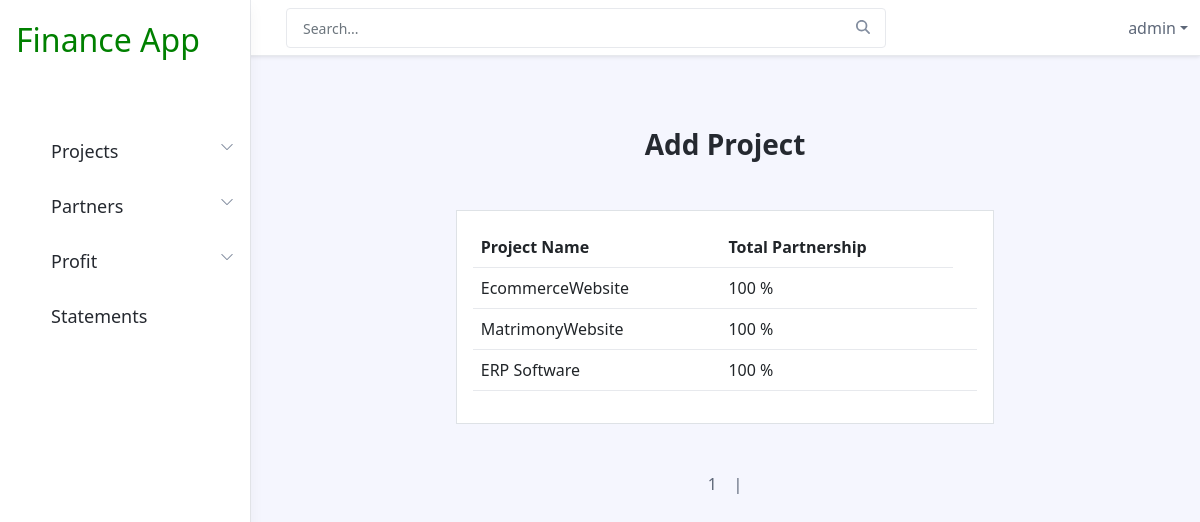
/viewproject/ (signed in), run on the app's committed database.
### financeadmin/models.py (models this page shows, shortened)
class project(models.Model):
    name=models.CharField(max_length=30)

### financeadmin/views.py (the view)
# urls.py: path('viewproject/', views.fnviewproject,name="viewproject"),
@login_required(login_url="/login/")
def fnviewproject(request):
    projects=project.objects.all()
    sum_dict={}
    sum_list=[]
    for i in projects:
        sum1=partnership.objects.filter(project=i.id).aggregate(mysum=Sum('partnership'))['mysum'] or 0.00
        sum_dict['name']=i.name
        sum_dict['sum']=sum1
        sum_list.append(sum_dict.copy())
        sum_dict={}
    paginator=Paginator(projects,3)
    page_num=request.GET.get('page')
    page_obj=paginator.get_page(page_num)
    context={'page':page_obj,'sum_list':sum_list}
    return render(request,"viewproject.html",context)

### financeadmin/templates/viewproject.html (shortened to what this page needs)
{% extends 'includes/navbar.html' %}
{% block content %}
{% load custom_templates %}
<div class="app-wrapper">
    <div class="app-content pt-3 p-md-3 p-lg-4">
        <div class="container-xl">
<div class="col-sm-8 col-lg-9 container ">
    <h3 class="text-center mt-5">Add Project</h3>
    <div class="row m-5 p-3 border bg-white">
        <table class="table ">
            <tr>
                <th>Project Name</th>
                <th>Total Partnership</th>
            </tr>
            {% for pages in page %}
            <tr>
                <td>{{pages.name}}</td>
                <td>
                    {% for summations in sum_list%}
                    {% if summations.name == pages.name%}
                    {{summations.sum}} %
                    {% endif%}
                    {% endfor%}
            </td>
                <td>
                </td>
            </tr>
            {% endfor %}
        </table>
    </div>
    <div class="row mt-5">
                <center>
                <span class="m-3">{{page.number}} &nbsp;&nbsp;  |</span>
                </center>
    </div>
</div>
</div>
</div>
</div>
{% endblock %}

### financeadmin/templates/includes/navbar.html (shortened to what this page needs)
{% load static %}
<!DOCTYPE html>
<html lang="en">
<head>
    <link href="https://cdn.jsdelivr.net/npm/bootstrap@5.0.2/dist/css/bootstrap.min.css" rel="stylesheet">
    <link rel="stylesheet" href="{% static 'css/style.css' %}">
    <link id="theme-style" rel="stylesheet" href="{% static 'css/portal.css' %}">
</head>
<body class="app">
    <header class="app-header fixed-top">
        <div class="app-header-inner">
	        <div class="container-fluid py-2">
		        <div class="app-header-content">
		            <div class="row justify-content-between align-items-center">
		            <div class="app-search-box col">
		                <form class="app-search-form">
							<input type="text" placeholder="Search..." name="search" class="form-control search-input">
							<button type="submit" class="btn search-btn btn-primary" value="Search"><i class="fas fa-search"></i></button>
				        </form>
		            </div>
		            <div class="app-utilities col-auto">
			            <div class="app-utility-item app-user-dropdown dropdown">
				            <a class="dropdown-toggle" id="user-dropdown-toggle" data-bs-toggle="dropdown" href="#" role="button" aria-expanded="false">{{request.user}}</a>
			            </div>
		            </div>
		        </div>
	            </div>
	        </div>
        </div>
        <div id="app-sidepanel" class="app-sidepanel">
	        <div class="sidepanel-inner d-flex flex-column">
		        <div class="app-branding">
		            <a class="app_logo" style="text-decoration: none;font-size: 32px;" href="{% url 'home' %}">Finance App</a>
		        </div>
			    <nav id="app-nav-main" class="app-nav app-nav-main flex-grow-1 mt-5">
				    <ul class="app-menu list-unstyled accordion" id="menu-accordion">
					    <li class="nav-item has-submenu">
					        <a class="nav-link submenu-toggle" href="#" data-bs-toggle="collapse" data-bs-target="#submenu-1" aria-expanded="false" aria-controls="submenu-1">
		                         <span class="nav-link-text" style="font-size:large">Projects</span>
		                         <span class="submenu-arrow">
		                             <svg width="1em" height="1em" viewBox="0 0 16 16" class="bi bi-chevron-down" fill="currentColor" xmlns="http://www.w3.org/2000/svg">
	  <path fill-rule="evenodd" d="M1.646 4.646a.5.5 0 0 1 .708 0L8 10.293l5.646-5.647a.5.5 0 0 1 .708.708l-6 6a.5.5 0 0 1-.708 0l-6-6a.5.5 0 0 1 0-.708z"/>
	</svg>
	                             </span>
					        </a>
					    </li>
					    <li class="nav-item has-submenu">
					        <a class="nav-link submenu-toggle" href="#" data-bs-toggle="collapse" data-bs-target="#submenu-2" aria-expanded="false" aria-controls="submenu-2">
		                         <span class="nav-link-text" style="font-size:large">Partners</span>
		                         <span class="submenu-arrow">
		                             <svg width="1em" height="1em" viewBox="0 0 16 16" class="bi bi-chevron-down" fill="currentColor" xmlns="http://www.w3.org/2000/svg">
	  <path fill-rule="evenodd" d="M1.646 4.646a.5.5 0 0 1 .708 0L8 10.293l5.646-5.647a.5.5 0 0 1 .708.708l-6 6a.5.5 0 0 1-.708 0l-6-6a.5.5 0 0 1 0-.708z"/>
	</svg>
	                             </span>
					        </a>
					    </li>
						<li class="nav-item has-submenu">
					        <a class="nav-link submenu-toggle" href="#" data-bs-toggle="collapse" data-bs-target="#submenu-3" aria-expanded="false" aria-controls="submenu-2">
		                         <span class="nav-link-text" style="font-size:large">Profit</span>
		                         <span class="submenu-arrow">
		                             <svg width="1em" height="1em" viewBox="0 0 16 16" class="bi bi-chevron-down" fill="currentColor" xmlns="http://www.w3.org/2000/svg">
	  <path fill-rule="evenodd" d="M1.646 4.646a.5.5 0 0 1 .708 0L8 10.293l5.646-5.647a.5.5 0 0 1 .708.708l-6 6a.5.5 0 0 1-.708 0l-6-6a.5.5 0 0 1 0-.708z"/>
	</svg>
	                             </span>
					        </a>
					    </li>
					    <li class="nav-item">
					        <a class="nav-link" href="{% url 'statements' %}">
		                         <span class="nav-link-text" style="font-size:large">Statements</span>
					        </a>
					    </li>
				    </ul>
			    </nav>
	        </div>
	    </div>
    </header>
    {% block content %}
    {% endblock %}
</body>
</html>

### financeadmin/static/css/style.css (style rules this page uses)
.app_logo { text-decoration: none; font-size: 32px; color:green }
.nav-link-text { font-size: 34 px; }

### data on the page
project: name "EcommerceWebsite", sum "100"
project: name "MatrimonyWebsite", sum "100"
project: name "ERP Software", sum "100"

### other printed values
{{ request.user }} "admin"
{{ page.number }} "1"
